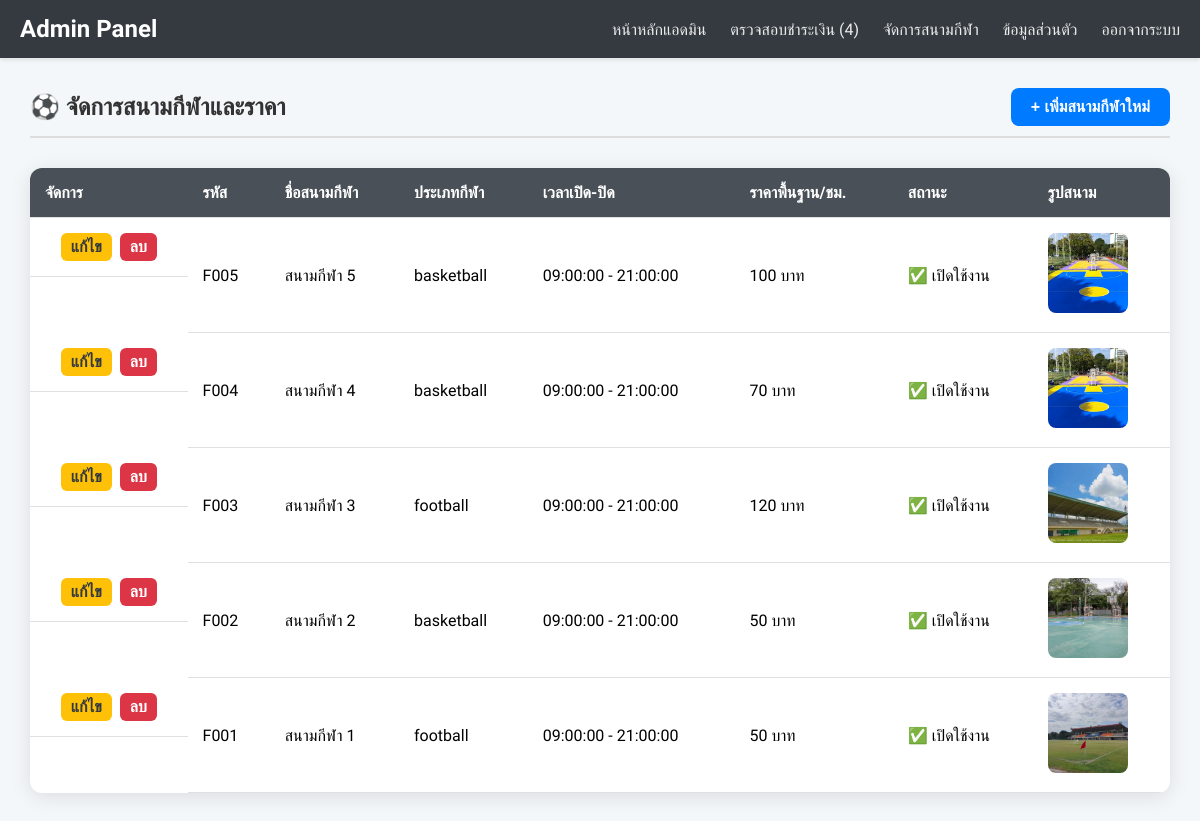
Screenshot of /sports_fields.php (signed in) with the database file from the repository.
### tables this page shows
CREATE TABLE `sports_fields` (
  `field_id` varchar(50) NOT NULL,
  `field_name` varchar(100) NOT NULL,
  `image_path` varchar(255) DEFAULT NULL,
  `sport_type` enum('football','basketball') NOT NULL,
  `open_time` time NOT NULL,
  `close_time` time NOT NULL,
  `price_per_hour` int(11) NOT NULL,
  `is_active` tinyint(1) NOT NULL DEFAULT 1,
  `image_url` varchar(255) DEFAULT NULL,
  `created_at` timestamp NOT NULL DEFAULT current_timestamp(),
  `updated_at` timestamp NOT NULL DEFAULT current_timestamp() ON UPDATE current_timestamp()
);

### sports_fields.php (the view, shortened to what this page needs)
<?php
include("dpconnect.php");
$result = mysqli_query($conn, "SELECT *, price_per_hour FROM sports_fields ORDER BY created_at DESC");
$payments_pending_count = 0;
try {
    $sql_pending_payments = "SELECT COUNT(payment_id) AS total FROM payments WHERE status = 'PENDING_REVIEW'";
    $result_pending = mysqli_query($conn, $sql_pending_payments);
    if ($result_pending) {
        $payments_pending_count = mysqli_fetch_assoc($result_pending)['total'];
    }
} catch (Exception $e) {
}
?>
<!DOCTYPE html>
<html lang="th">
<head>
</head>
<body>
    <div class="navbar">
        <h2>Admin Panel</h2>
        <div>
            <a href="admin_dashboard.php">หน้าหลักแอดมิน</a>
            <a href="admin_payments.php">ตรวจสอบชำระเงิน (<?= $payments_pending_count ?>)</a>
            <a href="sports_fields.php">จัดการสนามกีฬา</a>
            <a href="admin_profile.php">ข้อมูลส่วนตัว</a>
            <a href="admin_logout.php">ออกจากระบบ</a>
        </div>
    </div>
    <div class="container">
        <div class="stadium-header">
            <h3>⚽ จัดการสนามกีฬาและราคา</h3>
            <button class="add-stadium-button" onclick="openAddModal()">+ เพิ่มสนามกีฬาใหม่</button>
        </div>
        <div class="table-container">
            <table>
                <thead>
                    <tr>
                        <th>จัดการ</th>
                        <th>รหัส</th>
                        <th>ชื่อสนามกีฬา</th>
                        <th>ประเภทกีฬา</th>
                        <th>เวลาเปิด-ปิด</th>
                        <th>ราคาพื้นฐาน/ชม.</th>
                        <th>สถานะ</th>
                        <th>รูปสนาม</th>
                    </tr>
                </thead>
                <tbody>
                    <?php
                    while($row = mysqli_fetch_assoc($result)):
                    ?>
                    <tr
                        data-field-id="<?= htmlspecialchars($row['field_id'] ?? '') ?>"
                        data-field-name="<?= htmlspecialchars($row['field_name'] ?? '') ?>"
                        data-sport-type="<?= htmlspecialchars($row['sport_type'] ?? '') ?>"
                        data-open-time="<?= htmlspecialchars($row['open_time'] ?? '') ?>"
                        data-close-time="<?= htmlspecialchars($row['close_time'] ?? '') ?>"
                        data-price-per-hour="<?= htmlspecialchars($row['price_per_hour'] ?? '') ?>"
                        data-is-active="<?= htmlspecialchars($row['is_active'] ?? '') ?>"
                        data-image-path="<?= htmlspecialchars($row['image_path'] ?? '') ?>"
                    >
                        <td class="action-buttons">
                            <button class="edit-button" onclick="openEditModal(this)">แก้ไข</button>
                            <button class="delete-button" onclick="deleteStadium('<?= htmlspecialchars($row['field_id'] ?? '') ?>')">ลบ</button>
                        </td>
                        <td><?= htmlspecialchars($row['field_id'] ?? '') ?></td>
                        <td><?= htmlspecialchars($row['field_name'] ?? '') ?></td>
                        <td><?= htmlspecialchars($row['sport_type'] ?? '') ?></td>
                        <td><?= htmlspecialchars($row['open_time'] ?? '') ?> - <?= htmlspecialchars($row['close_time'] ?? '') ?></td>
                        <td><?= number_format($row['price_per_hour'] ?? 0) ?> บาท</td>
                        <td><?= ($row['is_active'] ?? 0) ? "✅ เปิดใช้งาน" : "❌ ปิดใช้งาน" ?></td>
                        <td>
                            <?php if ($row['image_path'] ?? ''): ?>
                                <img src="uploads/fields/<?= htmlspecialchars($row['image_path'] ?? '') ?>" alt="รูปสนาม" class="field-image">
                            <?php else: ?>
                                -
                            <?php endif; ?>
                        </td>
                    </tr>
                    <?php endwhile; ?>
                </tbody>
            </table>
        </div>
    </div>
</body>
</html>

### sports_fields.php (style rules this page uses)
body { font-family: 'Sarabun', sans-serif; background-color: #f4f7f9; margin: 0; padding: 0; }
.navbar { background: #343a40; color: #fff; padding: 15px 20px; box-shadow: 0 2px 4px rgba(0,0,0,0.1); display: flex; justify-content: space-between; align-items: center; }
.navbar h2 { margin: 0; font-size: 24px; }
.navbar a { color: #fff; margin-left: 20px; text-decoration: none; font-weight: 500; opacity: 0.9; transition: opacity 0.3s; }
.container { padding: 30px; max-width: 1200px; margin: auto; }
.stadium-header { display: flex; justify-content: space-between; align-items: center; margin-bottom: 30px; border-bottom: 2px solid #ddd; padding-bottom: 10px; }
.stadium-header h3 { color: #333; margin: 0; font-size: 1.5em; }
.add-stadium-button { background: #007bff; color: #fff; padding: 10px 20px; border: none; border-radius: 8px; cursor: pointer; font-size: 16px; font-weight: 600; transition: background-color 0.3s; }
.table-container { background-color: #fff; border-radius: 12px; box-shadow: 0 4px 20px rgba(0,0,0,0.1); overflow: hidden; }
table { width: 100%; border-collapse: collapse; text-align: left; }
table thead tr { background-color: #495057; color: #fff; }
table th, table td { padding: 15px; border-bottom: 1px solid #e0e0e0; }
table td { vertical-align: middle; }
.field-image { width: 80px; height: 80px; object-fit: cover; border-radius: 8px; }
.action-buttons { display: flex; gap: 8px; justify-content: center; }
.action-buttons button { font-size: 1.0em; text-decoration: none; padding: 5px 10px; border-radius: 6px; font-weight: 600; transition: background-color 0.3s; border: none; cursor: pointer; }
.edit-button { background-color: #ffc107; color: #343a40; }
.delete-button { background-color: #dc3545; color: #fff; }

### rows the page displays
sports_fields: field_id "F005", field_name "สนามกีฬา 5", sport_type "basketball", open_time "09:00:00", close_time "21:00:00", price_per_hour "100", is_active "✅ เปิดใช้งาน", image_path (picture)
sports_fields: field_id "F004", field_name "สนามกีฬา 4", sport_type "basketball", open_time "09:00:00", close_time "21:00:00", price_per_hour "70", is_active "✅ เปิดใช้งาน", image_path (picture)
sports_fields: field_id "F003", field_name "สนามกีฬา 3", sport_type "football", open_time "09:00:00", close_time "21:00:00", price_per_hour "120", is_active "✅ เปิดใช้งาน", image_path (picture)
sports_fields: field_id "F002", field_name "สนามกีฬา 2", sport_type "basketball", open_time "09:00:00", close_time "21:00:00", price_per_hour "50", is_active "✅ เปิดใช้งาน", image_path (picture)
sports_fields: field_id "F001", field_name "สนามกีฬา 1", sport_type "football", open_time "09:00:00", close_time "21:00:00", price_per_hour "50", is_active "✅ เปิดใช้งาน", image_path (picture)

### other values shown
$payments_pending_count "4"
